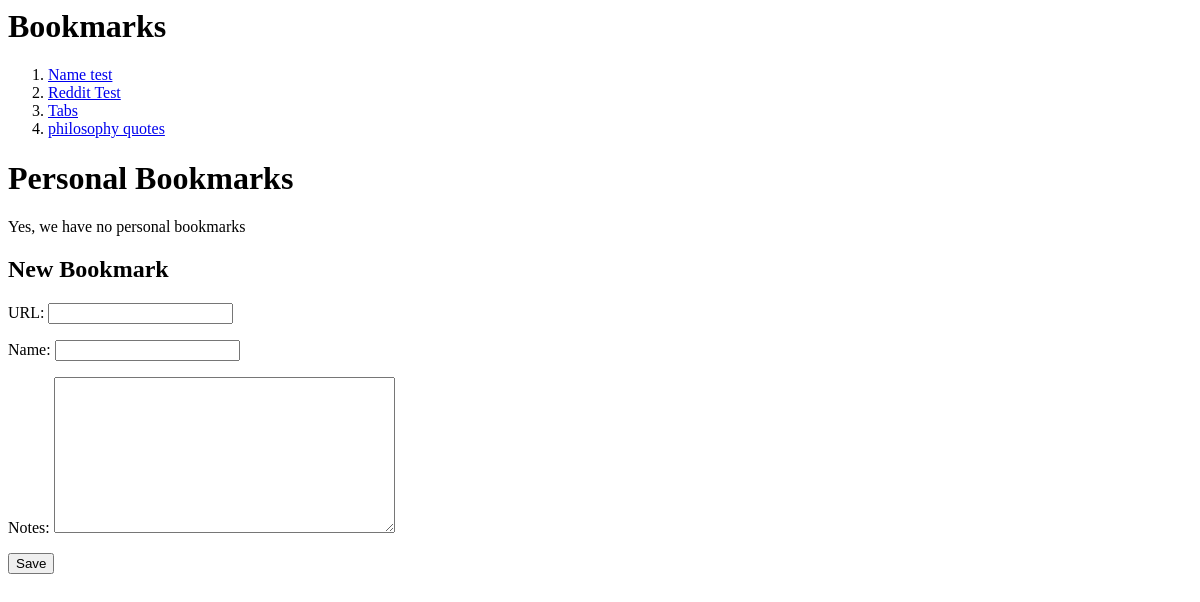
The app's page /bookmarks/, older data.
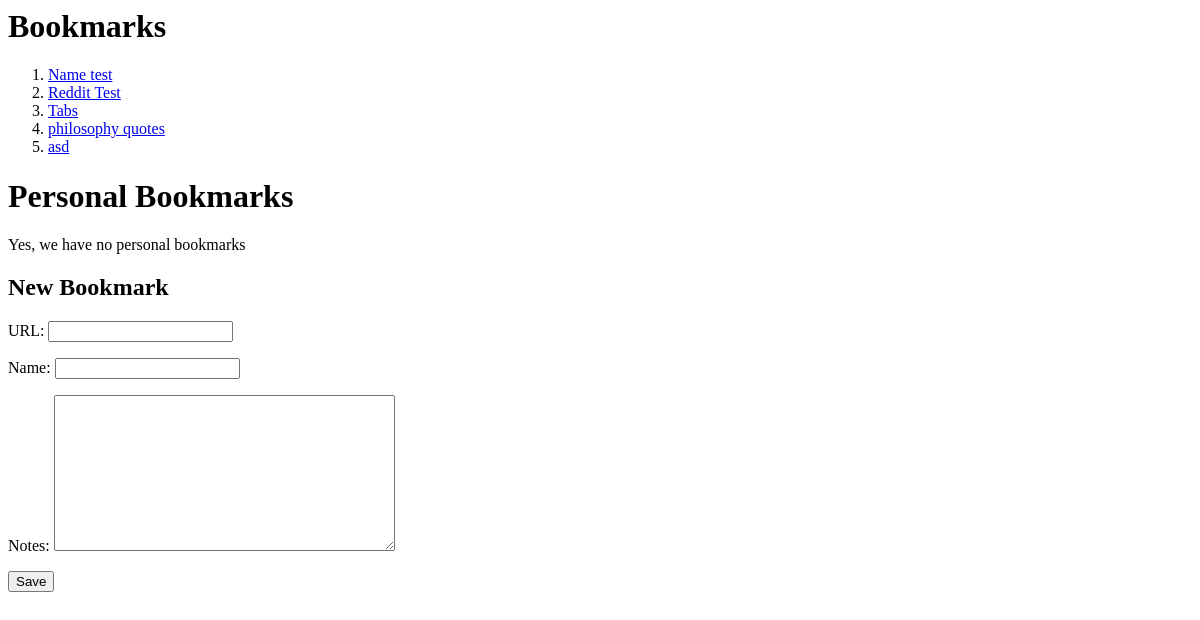
The same page, newer data.
### bookmark/models.py (models this page shows)
class Bookmark(models.Model):
    id = models.UUIDField(primary_key=True, default=uuid4, editable=False)
    url = models.URLField('URL', unique=True)
    name = models.CharField(max_length=200)
    notes = models.TextField(blank=True)
    created_at = models.DateTimeField(auto_now_add=True)
    last_modified = models.DateTimeField(auto_now_add=True)

### bookmark/views.py (the view)
# urls.py: path('', views.index, name='index'),
def index(request):
    if request.method == 'POST':
        form = BookmarkForm(request.POST)
        if form.is_valid():
            form.save()
        else:
            raise Http404('Error saving bookmark')
    context = {}
    pbid = PersonalBookmark.objects.values_list('id')
    context['bookmarks'] = Bookmark.objects.exclude(id__in=pbid)
    if request.user.is_anonymous:
        context['personal_bookmarks'] = PersonalBookmark.objects.none()
    else:
        context['personal_bookmarks'] = PersonalBookmark.objects.filter(
            user=request.user)  # noqa E501
    context['form'] = BookmarkForm
    return render(request, 'bookmark/index.html', context)

### bookmark/templates/bookmark/index.html (shortened to what this page needs)
<h1>Bookmarks</h1>
{% if bookmarks %}
<ol>
    {% for bookmark in bookmarks %}
    <li>
        <a href="{{ bookmark.url }}">{{ bookmark.name }}</a>
    </li>
    {% endfor %}
</ol>
{% else %} Yes, we have no bookmarks {% endif %}
<h1>Personal Bookmarks</h1>
{% if personal_bookmarks %}
<ol>
    {% for bookmark in personal_bookmarks %}
    <li>
        <a href="{{ bookmark.url }}">{{ bookmark.name }}</a>
    </li>
    {% endfor %}
</ol>
{% else %} Yes, we have no personal bookmarks {% endif %}
<h2>New Bookmark</h2>
<form method="POST" class="bookmark-form">
    {{ form.as_p }}
    <button type="submit" class="save btn btn-default">Save</button>
</form>

Row changes from the older to the newer data that the page shows:
added Bookmark: name "asd"
